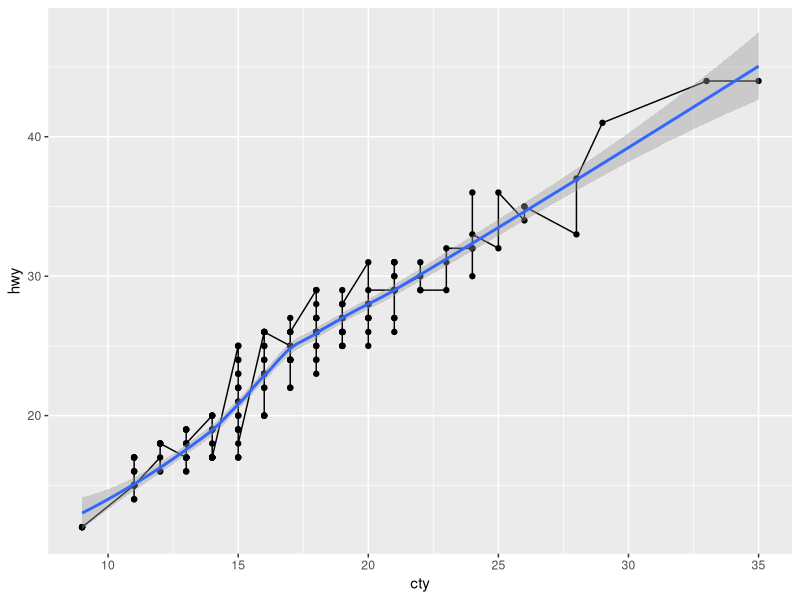
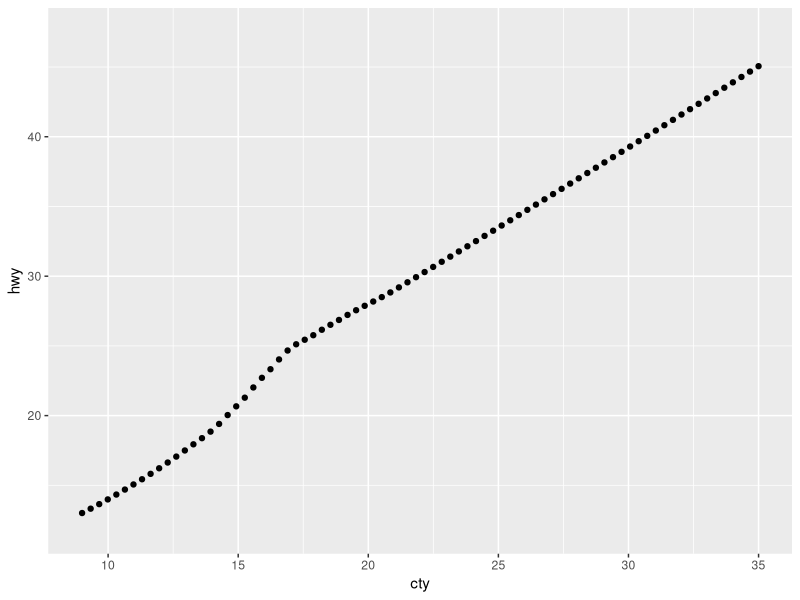
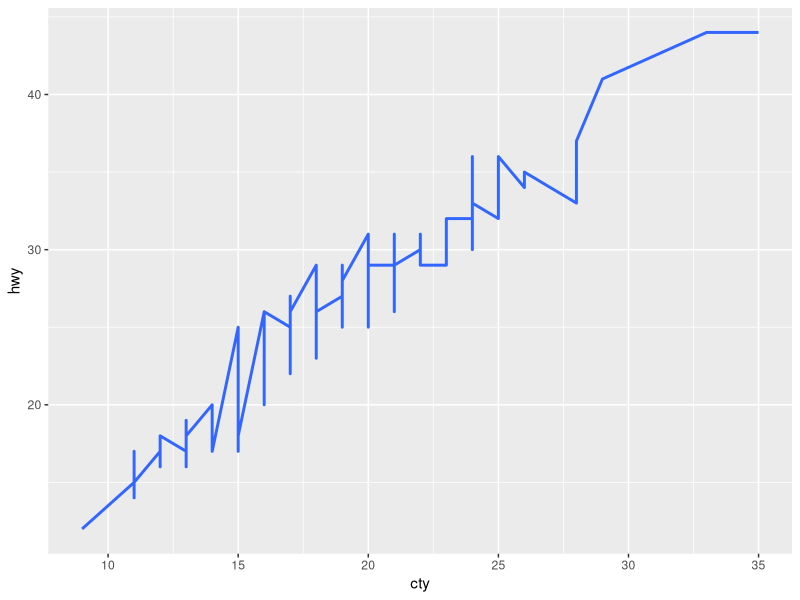
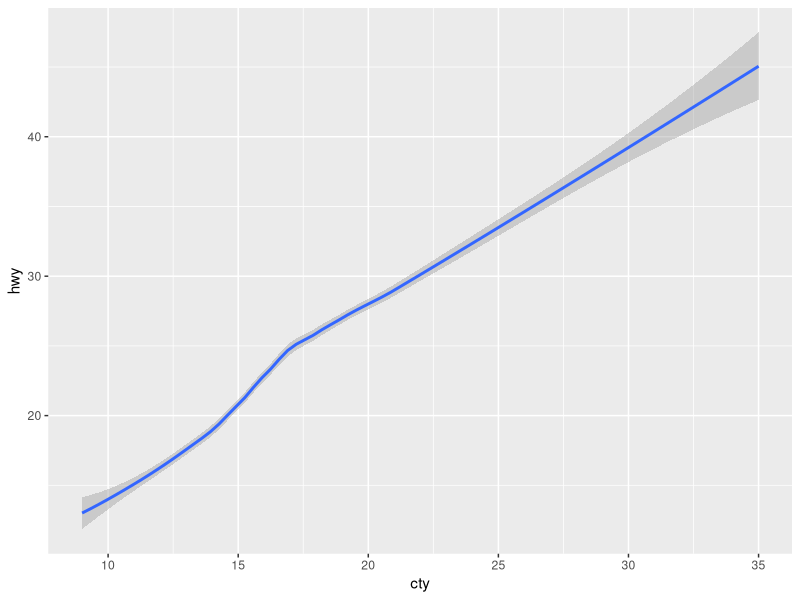
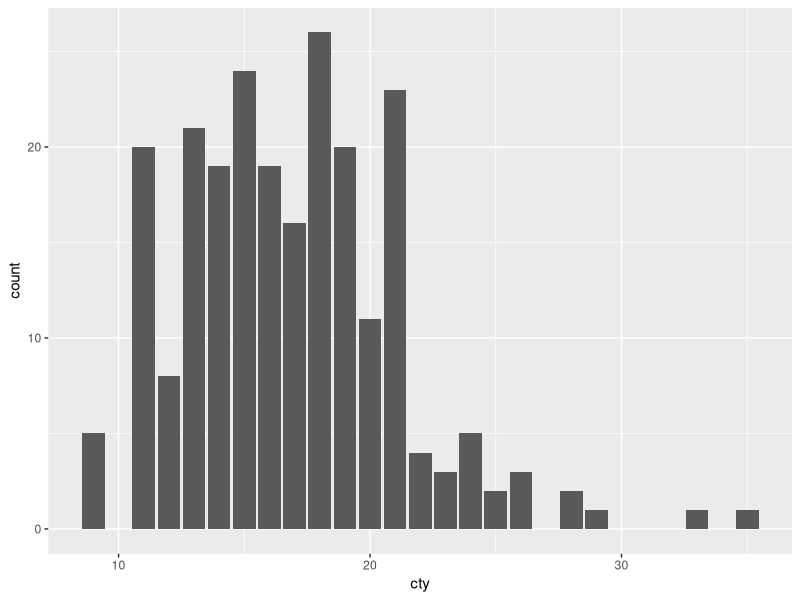
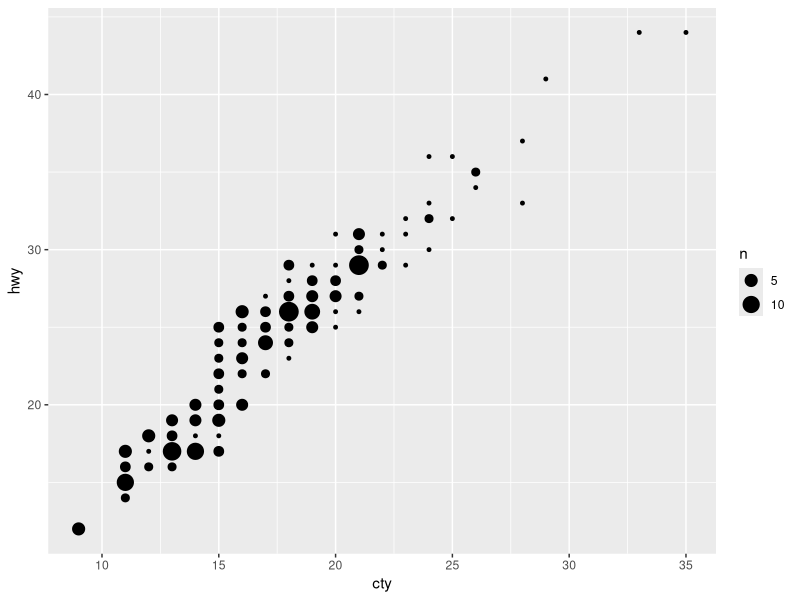
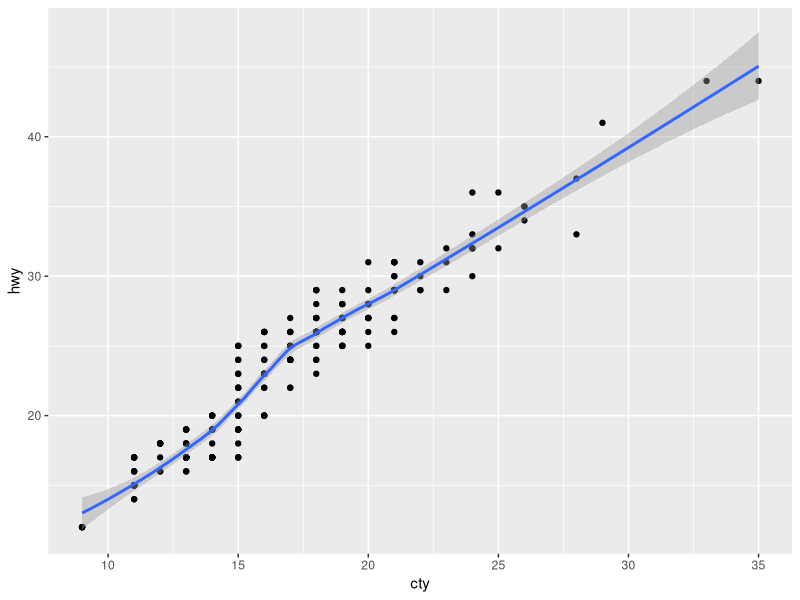
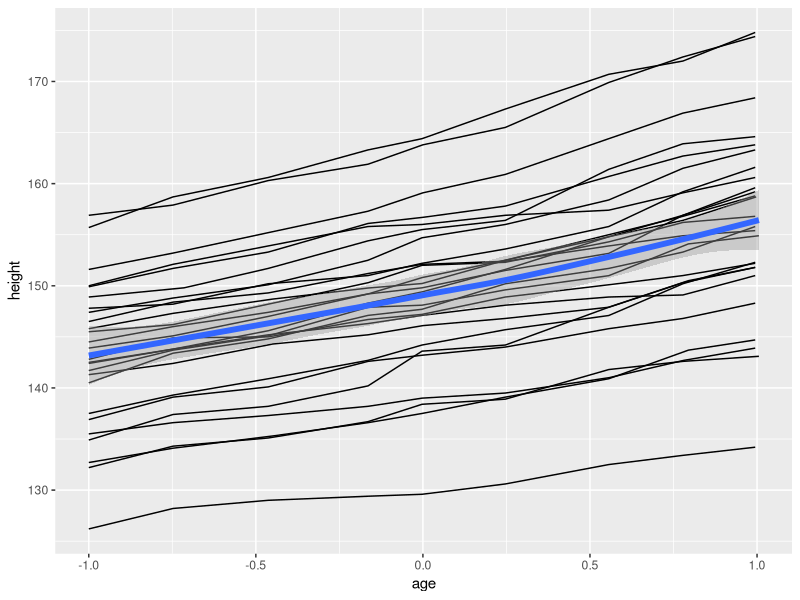

Source code (R) for these figures, in order: (Note: this script raises an error after producing the figures.)
# Static transformations
# (stat) 

library(ggplot2)
library(dplyr)

ggplot(mpg, mapping = aes(x=cty, y=hwy)) +
  geom_point() +
  geom_line() +
  geom_smooth()

# every geometry has a default stat
ggplot(mpg, mapping = aes(x=cty, y=hwy)) +
  geom_point(stat = "smooth")


ggplot(mpg, mapping = aes(x=cty, y=hwy)) +
  geom_smooth(stat = "identity")

#and each stat has a default geom
# stat_smooth() dafault geom is geom_smooth()
# stat_count() dafault geom is geom_bar()
# stat_sum() dafault geom is geom_point()

ggplot(mpg, mapping = aes(x=cty, y=hwy)) +
  stat_smooth()

ggplot(mpg, mapping = aes(x=cty)) +
  stat_count()

ggplot(mpg, mapping = aes(x=cty, y=hwy)) +
  stat_sum()

# interesting stat

# stat_smooth(geom_smooth)

ggplot(data=mpg, mapping = aes(x=cty, y=hwy)) + 
  geom_point() + 
  geom_smooth()

# install nlme

library(nlme)
head(Oxboys)

ggplot(data=Oxboys, mapping = aes(x=age,y=height)) +
  geom_line(aes(group=Subject)) +
  geom_smooth(size=2)


#stat_unique()

ggplot(data = mpg, aes(x=class, y=hwy)) +
  geom_point(alpha=0.3)

ggplot(data = mpg, aes(x=class, y=hwy)) +
  stat_unique(alpha=0.3)

ggplot(data = mpg, aes(x=class, y=hwy)) +
  geom_point(alpha=0.3, stat = "unique")

# stat_sum(geom_poinrange)

ggplot(data = mpg, aes(x=class, y=hwy)) +
  stat_summary()

ggplot(data = mpg, aes(x=class, y=hwy)) +
  stat_summary(fun = mean)


ggplot(data = mpg, aes(x=class, y=hwy)) +
  geom_point(alpha=0.3, position="jitter") +
  stat_summary(fun = min, color = "red")


ggplot(data = mpg, aes(x=class, y=hwy)) +
  geom_point(alpha=0.3, position="jitter") +
  geom_point(stat="summary", fun = mean, color = "red", size=3)

#stat_count(geom_bar)
#stat_bin(geom_histogram)
#stat_density(geom_density)
#stat_boxplot(geom_boxplot)
#stat_ydensity(geom_violin)

#computed aesthetics 
## before ..name.. name of variable
## now: stat(name)

ggplot(data=mpg, mapping = aes(displ)) + 
  geom_histogram()

ggplot(data=mpg, mapping = aes(displ)) + 
  geom_histogram(aes(y=..count..))

ggplot(data=mpg, mapping = aes(displ)) + 
  geom_histogram(aes(y=stat(count/max(count))))

# Distribution
#Histograms & freq polygons

head(diamonds)

ggplot(diamonds, aes(x=price)) +
  geom_histogram()

ggplot(diamonds, aes(x=price)) +
  geom_bar(stat="bin")

ggplot(diamonds, aes(x=price)) +
  geom_histogram(binwidth = 50)

ggplot(diamonds, aes(x=price)) +
  geom_histogram(bins = 150)

ggplot(diamonds, aes(x=price)) +
  geom_freqpoly()

ggplot(diamonds, aes(x=price)) +
  stat_bin(geom = "line") +
  geom_freqpoly(color="red", alpha=0.5)


ggplot(diamonds, aes(x=price, fill=cut)) +
  geom_histogram(binwidth = 500)

ggplot(diamonds, aes(x=price, color=cut)) +
  geom_freqpoly(binwidth = 500)

# Density plots

ggplot(diamonds, aes(x=depth, color=cut)) +
  geom_density()


ggplot(diamonds, aes(x=depth, color=cut)) +
  geom_line(stat = "density")

ggplot(diamonds, aes(x=depth, color=cut, fill= cut)) +
  geom_density(alpha=0.4)


# geom area needs aesthetics
ggplot(diamonds, aes(x=depth, color=cut)) +
  geom_area()


# install.packages("ggridges")

library(ggridges)
ggplot(diamonds, aes(x=depth, fill=cut)) +
  geom_density_ridges(aes(y=cut),alpha=0.5)

##
ggplot(mpg, aes(x=displ)) + 
  geom_histogram(bins=10, fill="darkblue", alpha=0.5) + 
  geom_text(stat="bin", bins=10, 
            aes(label=..count.., y=stat(count)), 
            nudge_y = 2, color="darkblue", size=3) +
  scale_x_continuous(breaks=1:7)


# Boxplot

ggplot(mpg, aes(x=class, y=hwy)) + 
  geom_boxplot(varwidth = T, 
               aes(fill=class), 
               show.legend = F, 
               alpha=0.3, 
               outlier.alpha = 1) +
  scale_fill_viridis(discrete=T) +
  geom_point(position = "jitter", alpha=0.5)
  
  
#install.packages("forcats")
library(forcats)


ggplot(mpg, aes(y=fct_reorder(class, hwy, .fun = median, .desc = T), x=hwy)) + 
  geom_boxplot(varwidth = T, 
               aes(fill=class), 
               show.legend = F, 
               alpha=0.3, 
               outlier.alpha = 1) +
  scale_fill_viridis(discrete=T) +
  labs(y="Class")

ggplot(mpg, aes(y=fct_reorder(class, hwy, .fun = median, .desc = T), x=hwy)) + 
  geom_violin(
    aes(fill=class),
    trim=F, 
    scale = "count",
    show.legend = F,
    alpha=0.4, 
    color=NA
  ) +
  scale_fill_viridis(discrete = T)


# Boxplot Exercise

ggplot(mpg, aes(x=hwy, y=class)) + 
  geom_boxplot(aes(fill=class), 
               show.legend = FALSE,
               alpha=0.4,
               outlier.alpha = 1) +
  scale_fill_viridis(discrete = TRUE) +
  geom_point(stat = "summary", fun = "mean", shape=15)

ggplot(mpg, aes(x=hwy, y=class)) +
  geom_violin(aes(fill=class),
              show.legend = FALSE,
              alpha=0.4,
              color=NA) +
  scale_fill_viridis(discrete = TRUE) +
  geom_boxplot(fill=NA,
               width = 0.2)



